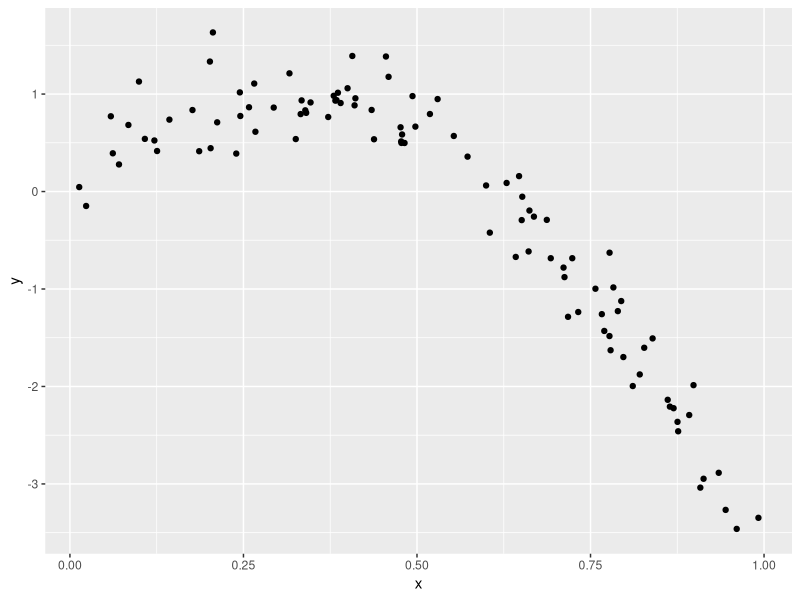
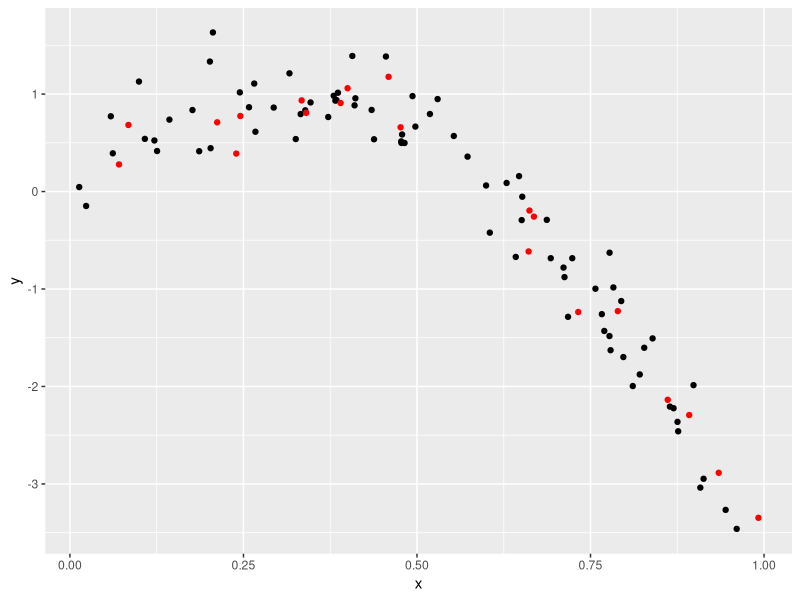
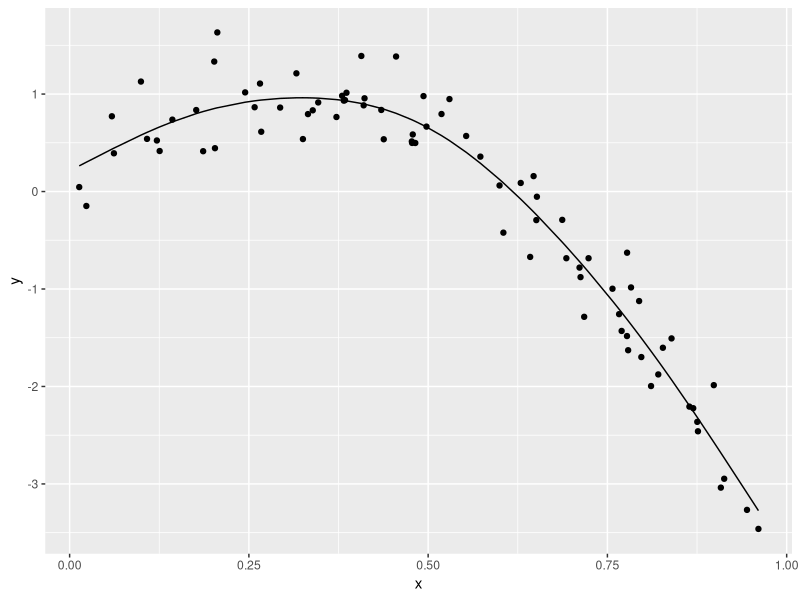
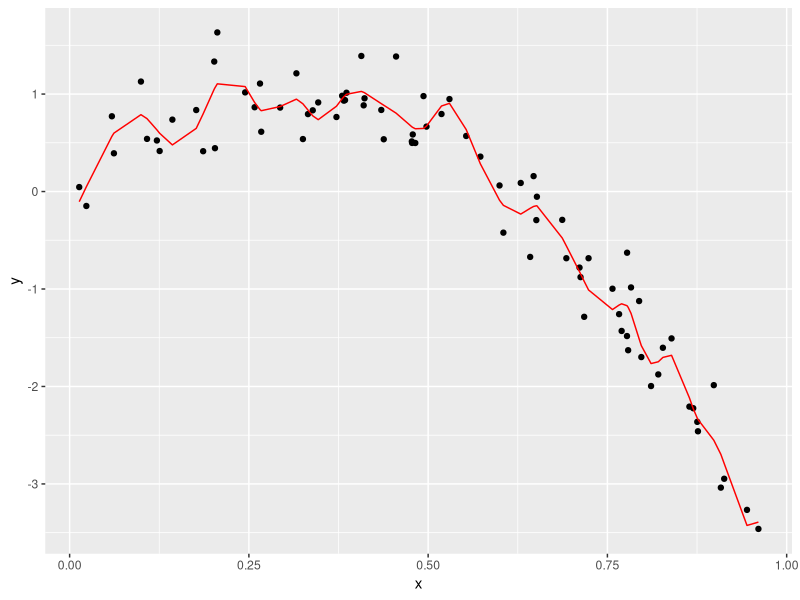
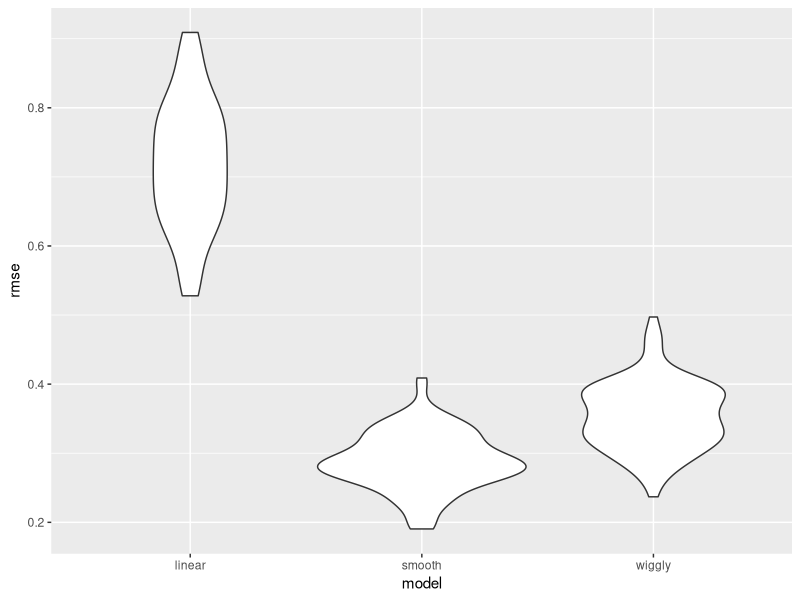

Generate these figures, in order, with R:
## ---- chunk 1
library(tidyverse)
library(modelr)
library(mgcv)

set.seed(1)
## ---- chunk 2
nonlin_df = 
  tibble(
    id = 1:100,
    x = runif(100, 0, 1),
    y = 1 - 10 * (x - .3) ^ 2 + rnorm(100, 0, .3)
  )

nonlin_df |> 
  ggplot(aes(x = x, y = y)) + 
  geom_point()
## ---- chunk 3
train_df = sample_n(nonlin_df, 80)
test_df = anti_join(nonlin_df, train_df, by = "id")

ggplot(train_df, aes(x = x, y = y)) + 
  geom_point() + 
  geom_point(data = test_df, color = "red")
## ---- chunk 4
linear_model = lm(y ~ x, data = train_df)
smooth_model = mgcv::gam(y ~ s(x), data = train_df)
wiggly_model = mgcv::gam(y ~ s(x, k = 30), sp = 10e-6, data = train_df)
## ---- chunk 5
train_df |> 
  modelr::add_predictions(smooth_model) |> 
  ggplot(aes(x = x, y = y)) + 
  geom_point() + 
  geom_line(aes(y = pred))
## ---- chunk 6
train_df |> 
  modelr::add_predictions(wiggly_model) |> 
  ggplot(aes(x = x, y = y)) + geom_point() + 
  geom_line(aes(y = pred), color = "red")
## ---- chunk 7
rmse(linear_model, train_df)
rmse(smooth_model, train_df)
rmse(wiggly_model, train_df)
## ---- chunk 8
rmse(linear_model, test_df)
rmse(smooth_model, test_df)
rmse(wiggly_model, test_df)
## ---- chunk 9
cv_df = 
  crossv_mc(nonlin_df, 100) |> 
  mutate(
    train = map(train, as_tibble),
    test = map(test, as_tibble))
## ---- chunk 10
cv_results =
  cv_df |>
  mutate(
    linear_fit = map(train, \(df) lm(y ~ x, data = df)),
    smooth_fit = map(train, \(df) mgcv::gam(y ~ s(x), data = df)),
    wiggly_fit = map(train, \(df) gam(y ~ s(x, k = 30), sp = 10e-6, data = df))
  ) |>
  mutate(
    rmse_linear = map2_dbl(linear_fit, test, \(mod, df) rmse(mod, df)),
    rmse_smooth = map2_dbl(smooth_fit, test, \(mod, df) rmse(mod, df)),
    rmse_wiggly = map2_dbl(wiggly_fit, test, \(mod, df) rmse(mod, df))
  )
## ---- chunk 11
cv_results |> 
  select(starts_with("rmse")) |> 
  pivot_longer(
    everything(),
    names_to = "model", 
    values_to = "rmse",
    names_prefix = "rmse_") |> 
  mutate(model = fct_inorder(model)) |> 
  ggplot(aes(x = model, y = rmse)) + geom_violin()
